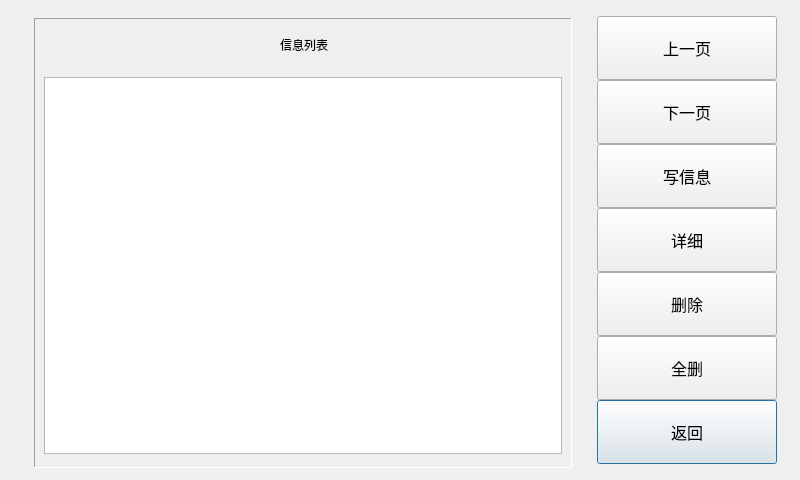
<?xml version="1.0" encoding="UTF-8"?>
<ui version="4.0">
 <class>InfoManMainDialog</class>
 <widget class="QDialog" name="InfoManMainDialog">
  <property name="geometry">
   <rect>
    <x>0</x>
    <y>0</y>
    <width>800</width>
    <height>480</height>
   </rect>
  </property>
  <property name="windowTitle">
   <string>信息管理</string>
  </property>
  <widget class="QTableView" name="tableViewInfoList">
   <property name="geometry">
    <rect>
     <x>44</x>
     <y>77</y>
     <width>518</width>
     <height>377</height>
    </rect>
   </property>
   <property name="font">
    <font>
     <family>AlArabiya</family>
     <pointsize>12</pointsize>
    </font>
   </property>
   <property name="focusPolicy">
    <enum>Qt::NoFocus</enum>
   </property>
   <property name="verticalScrollBarPolicy">
    <enum>Qt::ScrollBarAlwaysOff</enum>
   </property>
   <property name="horizontalScrollBarPolicy">
    <enum>Qt::ScrollBarAlwaysOff</enum>
   </property>
   <property name="gridStyle">
    <enum>Qt::NoPen</enum>
   </property>
  </widget>
  <widget class="CommonPushButton" name="pushButtonInfoManMainReturn">
   <property name="geometry">
    <rect>
     <x>597</x>
     <y>400</y>
     <width>180</width>
     <height>64</height>
    </rect>
   </property>
   <property name="font">
    <font>
     <family>AlArabiya</family>
     <pointsize>12</pointsize>
    </font>
   </property>
   <property name="text">
    <string>返回</string>
   </property>
  </widget>
  <widget class="CommonPushButton" name="pushButtonInfoManMainPrev">
   <property name="geometry">
    <rect>
     <x>597</x>
     <y>16</y>
     <width>180</width>
     <height>64</height>
    </rect>
   </property>
   <property name="font">
    <font>
     <family>AlArabiya</family>
     <pointsize>12</pointsize>
    </font>
   </property>
   <property name="text">
    <string>上一页</string>
   </property>
  </widget>
  <widget class="CommonPushButton" name="pushButtonInfoManMainNext">
   <property name="geometry">
    <rect>
     <x>597</x>
     <y>80</y>
     <width>180</width>
     <height>64</height>
    </rect>
   </property>
   <property name="font">
    <font>
     <family>AlArabiya</family>
     <pointsize>12</pointsize>
    </font>
   </property>
   <property name="text">
    <string>下一页</string>
   </property>
  </widget>
  <widget class="CommonPushButton" name="pushButtonInfoManMainDetail">
   <property name="geometry">
    <rect>
     <x>597</x>
     <y>208</y>
     <width>180</width>
     <height>64</height>
    </rect>
   </property>
   <property name="font">
    <font>
     <family>AlArabiya</family>
     <pointsize>12</pointsize>
    </font>
   </property>
   <property name="text">
    <string>详细</string>
   </property>
  </widget>
  <widget class="CommonPushButton" name="pushButtonInfoManMainDel">
   <property name="geometry">
    <rect>
     <x>597</x>
     <y>272</y>
     <width>180</width>
     <height>64</height>
    </rect>
   </property>
   <property name="font">
    <font>
     <family>AlArabiya</family>
     <pointsize>12</pointsize>
    </font>
   </property>
   <property name="text">
    <string>删除</string>
   </property>
  </widget>
  <widget class="QLabel" name="label_title">
   <property name="geometry">
    <rect>
     <x>49</x>
     <y>20</y>
     <width>510</width>
     <height>50</height>
    </rect>
   </property>
   <property name="font">
    <font>
     <family>,white</family>
     <weight>50</weight>
     <italic>false</italic>
     <bold>false</bold>
    </font>
   </property>
   <property name="text">
    <string>信息列表</string>
   </property>
   <property name="alignment">
    <set>Qt::AlignCenter</set>
   </property>
  </widget>
  <widget class="CommonPushButton" name="pushButtonInfoManMainWrite">
   <property name="geometry">
    <rect>
     <x>597</x>
     <y>144</y>
     <width>180</width>
     <height>64</height>
    </rect>
   </property>
   <property name="font">
    <font>
     <family>AlArabiya</family>
     <pointsize>12</pointsize>
    </font>
   </property>
   <property name="text">
    <string>写信息</string>
   </property>
  </widget>
  <widget class="CommonPushButton" name="pushButtonInfoManMainDelAll">
   <property name="geometry">
    <rect>
     <x>597</x>
     <y>336</y>
     <width>180</width>
     <height>64</height>
    </rect>
   </property>
   <property name="font">
    <font>
     <family>AlArabiya</family>
     <pointsize>12</pointsize>
    </font>
   </property>
   <property name="text">
    <string>全删</string>
   </property>
  </widget>
  <widget class="QFrame" name="framePanel">
   <property name="geometry">
    <rect>
     <x>34</x>
     <y>18</y>
     <width>538</width>
     <height>450</height>
    </rect>
   </property>
   <property name="frameShape">
    <enum>QFrame::Panel</enum>
   </property>
   <property name="frameShadow">
    <enum>QFrame::Sunken</enum>
   </property>
  </widget>
  <zorder>framePanel</zorder>
  <zorder>pushButtonInfoManMainReturn</zorder>
  <zorder>pushButtonInfoManMainPrev</zorder>
  <zorder>pushButtonInfoManMainNext</zorder>
  <zorder>pushButtonInfoManMainDetail</zorder>
  <zorder>pushButtonInfoManMainDel</zorder>
  <zorder>label_title</zorder>
  <zorder>pushButtonInfoManMainWrite</zorder>
  <zorder>pushButtonInfoManMainDelAll</zorder>
  <zorder>tableViewInfoList</zorder>
 </widget>
 <layoutdefault spacing="6" margin="11"/>
 <customwidgets>
  <customwidget>
   <class>CommonPushButton</class>
   <extends>QPushButton</extends>
   <header>commonpushbutton.h</header>
  </customwidget>
 </customwidgets>
 <tabstops>
  <tabstop>pushButtonInfoManMainPrev</tabstop>
  <tabstop>pushButtonInfoManMainNext</tabstop>
  <tabstop>pushButtonInfoManMainWrite</tabstop>
  <tabstop>pushButtonInfoManMainDetail</tabstop>
  <tabstop>pushButtonInfoManMainDel</tabstop>
  <tabstop>pushButtonInfoManMainDelAll</tabstop>
  <tabstop>pushButtonInfoManMainReturn</tabstop>
 </tabstops>
 <resources/>
 <connections/>
</ui>
